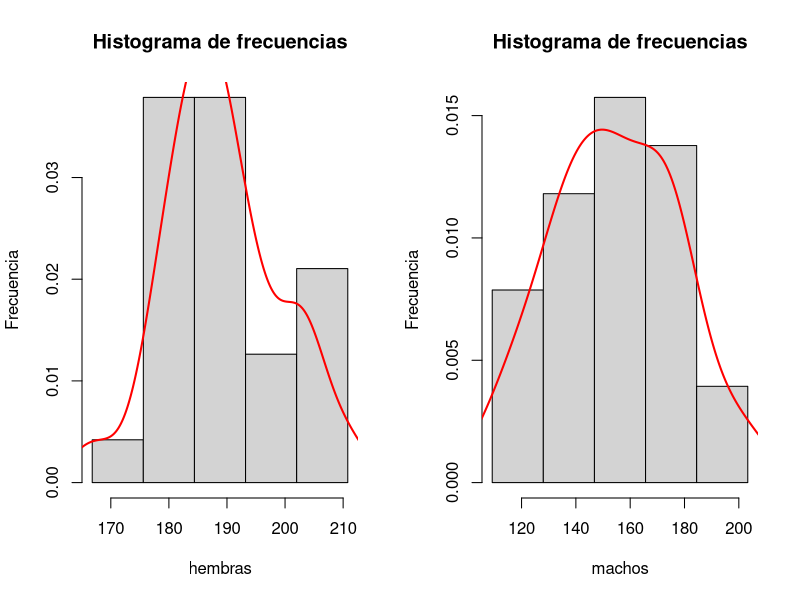

Generate this figure with R:
hembras<-c(183.2,184.1,183.0,204.3,176.5,179.0,188.3,186.8,202.2,182.5,190.0,
           178.1,193.2,180.4,184.3,189.2,189.1,203.1,166.8,196.3,193.3,187.3,
           185.8,189.3,195.5,202.4,210.8)

machos<-c(140.9,121.7,173.8,154.5,109.2,150.7,203.3,163.0,137.7,173.9,177.4,
          154.8,177.5,153.4,138.7,136.7,165.3,126.7,118.9,140.0,192.7,134.4,
          175.0,169.8,153.9,176.7,150.0)

#1.a) Haga un histograma con cinco clases y determine la distribución de los 
#datos para cada sexo. Explique acerca de la distribución del tamaño para cada género. 
#par(mfrow = c(1,2))
ancho_barras <- (max(hembras)-min(hembras))/5
ancho_barrasm <- (max(machos)-min(machos))/5

nbarras <- seq(min(hembras),
               max(hembras), by = ancho_barras)

nbarrasm <- seq(min(machos),
               max(machos), by = ancho_barrasm)
par(mfrow = c(1,2))

hist(hembras,prob = TRUE, breaks = nbarras, main = "Histograma de frecuencias", 
     ylab = "Frecuencia")
lines(density(hembras), lwd = 2, col = 'red')

hist(machos, prob = TRUE, breaks = nbarrasm, main = "Histograma de frecuencias", 
     ylab = "Frecuencia")
lines(density(machos), lwd = 2, col = 'red')


m<-mean(machos, na.rm = FALSE)# esta es la media o el promedio de machos
m1<-mean(hembras, na.rm = FALSE)#  esta es la media o el promedio de hembras
m
m1
varia<-var(machos, na.rm = FALSE)# esta es la varianza
varia
des<-sd(machos, na.rm = FALSE)#  esta es la desviacion estandar
des

varia1<-var(hembras, na.rm = FALSE)# esta es la varianza
varia1
des1<-sd(hembras, na.rm = FALSE)#  esta es la desviacion estandar
des1


